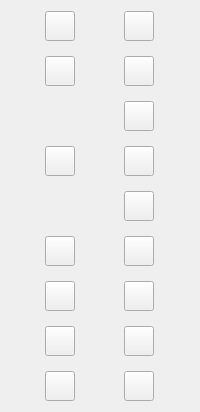
         <widget class="QWidget" name="widget" native="true">
          <property name="sizePolicy">
           <sizepolicy hsizetype="Maximum" vsizetype="Maximum">
            <horstretch>0</horstretch>
            <verstretch>0</verstretch>
           </sizepolicy>
          </property>
          <layout class="QGridLayout" name="gridLayout">
           <property name="spacing">
            <number>15</number>
           </property>
           <item row="9" column="1">
            <widget class="QPushButton" name="roundrectButton">
             <property name="minimumSize">
              <size>
               <width>30</width>
               <height>30</height>
              </size>
             </property>
             <property name="maximumSize">
              <size>
               <width>30</width>
               <height>30</height>
              </size>
             </property>
             <property name="text">
              <string/>
             </property>
             <property name="icon">
              <iconset resource="resources.qrc">
               <normaloff>:/icons/layer-shape-round.png</normaloff>:/icons/layer-shape-round.png</iconset>
             </property>
             <property name="checkable">
              <bool>true</bool>
             </property>
            </widget>
           </item>
           <item row="8" column="0">
            <widget class="QPushButton" name="lineButton">
             <property name="minimumSize">
              <size>
               <width>30</width>
               <height>30</height>
              </size>
             </property>
             <property name="maximumSize">
              <size>
               <width>30</width>
               <height>30</height>
              </size>
             </property>
             <property name="text">
              <string/>
             </property>
             <property name="icon">
              <iconset resource="resources.qrc">
               <normaloff>:/icons/layer-shape-line.png</normaloff>:/icons/layer-shape-line.png</iconset>
             </property>
             <property name="checkable">
              <bool>true</bool>
             </property>
            </widget>
           </item>
           <item row="3" column="0">
            <widget class="QPushButton" name="ellipseButton">
             <property name="minimumSize">
              <size>
               <width>30</width>
               <height>30</height>
              </size>
             </property>
             <property name="maximumSize">
              <size>
               <width>30</width>
               <height>30</height>
              </size>
             </property>
             <property name="text">
              <string/>
             </property>
             <property name="icon">
              <iconset resource="resources.qrc">
               <normaloff>:/icons/layer-shape-ellipse.png</normaloff>:/icons/layer-shape-ellipse.png</iconset>
             </property>
             <property name="checkable">
              <bool>true</bool>
             </property>
            </widget>
           </item>
           <item row="5" column="0">
            <widget class="QPushButton" name="dropperButton">
             <property name="sizePolicy">
              <sizepolicy hsizetype="Fixed" vsizetype="Fixed">
               <horstretch>0</horstretch>
               <verstretch>0</verstretch>
              </sizepolicy>
             </property>
             <property name="minimumSize">
              <size>
               <width>30</width>
               <height>30</height>
              </size>
             </property>
             <property name="maximumSize">
              <size>
               <width>30</width>
               <height>30</height>
              </size>
             </property>
             <property name="text">
              <string/>
             </property>
             <property name="icon">
              <iconset resource="resources.qrc">
               <normaloff>:/icons/pipette.png</normaloff>:/icons/pipette.png</iconset>
             </property>
             <property name="checkable">
              <bool>true</bool>
             </property>
            </widget>
           </item>
           <item row="4" column="1">
            <widget class="QPushButton" name="eraserButton">
             <property name="sizePolicy">
              <sizepolicy hsizetype="Fixed" vsizetype="Fixed">
               <horstretch>0</horstretch>
               <verstretch>0</verstretch>
              </sizepolicy>
             </property>
             <property name="minimumSize">
              <size>
               <width>30</width>
               <height>30</height>
              </size>
             </property>
             <property name="maximumSize">
              <size>
               <width>30</width>
               <height>30</height>
              </size>
             </property>
             <property name="text">
              <string/>
             </property>
             <property name="icon">
              <iconset resource="resources.qrc">
               <normaloff>:/icons/eraser.png</normaloff>:/icons/eraser.png</iconset>
             </property>
             <property name="checkable">
              <bool>true</bool>
             </property>
            </widget>
           </item>
           <item row="8" column="1">
            <widget class="QPushButton" name="polylineButton">
             <property name="minimumSize">
              <size>
               <width>30</width>
               <height>30</height>
              </size>
             </property>
             <property name="maximumSize">
              <size>
               <width>30</width>
               <height>30</height>
              </size>
             </property>
             <property name="text">
              <string/>
             </property>
             <property name="icon">
              <iconset resource="resources.qrc">
               <normaloff>:/icons/layer-shape-polyline.png</normaloff>:/icons/layer-shape-polyline.png</iconset>
             </property>
             <property name="checkable">
              <bool>true</bool>
             </property>
            </widget>
           </item>
           <item row="7" column="0">
            <widget class="QPushButton" name="stampButton">
             <property name="sizePolicy">
              <sizepolicy hsizetype="Fixed" vsizetype="Fixed">
               <horstretch>0</horstretch>
               <verstretch>0</verstretch>
              </sizepolicy>
             </property>
             <property name="minimumSize">
              <size>
               <width>30</width>
               <height>30</height>
              </size>
             </property>
             <property name="maximumSize">
              <size>
               <width>30</width>
               <height>30</height>
              </size>
             </property>
             <property name="text">
              <string/>
             </property>
             <property name="icon">
              <iconset resource="resources.qrc">
               <normaloff>:/icons/cake.png</normaloff>:/icons/cake.png</iconset>
             </property>
             <property name="checkable">
              <bool>true</bool>
             </property>
            </widget>
           </item>
           <item row="0" column="1">
            <widget class="QPushButton" name="selectrectButton">
             <property name="sizePolicy">
              <sizepolicy hsizetype="Fixed" vsizetype="Fixed">
               <horstretch>0</horstretch>
               <verstretch>0</verstretch>
              </sizepolicy>
             </property>
             <property name="minimumSize">
              <size>
               <width>30</width>
               <height>30</height>
              </size>
             </property>
             <property name="maximumSize">
              <size>
               <width>30</width>
               <height>30</height>
              </size>
             </property>
             <property name="text">
              <string/>
             </property>
             <property name="icon">
              <iconset resource="resources.qrc">
               <normaloff>:/icons/selection.png</normaloff>:/icons/selection.png</iconset>
             </property>
             <property name="checkable">
              <bool>true</bool>
             </property>
            </widget>
           </item>
           <item row="5" column="1">
            <widget class="QPushButton" name="brushButton">
             <property name="sizePolicy">
              <sizepolicy hsizetype="Fixed" vsizetype="Fixed">
               <horstretch>0</horstretch>
               <verstretch>0</verstretch>
              </sizepolicy>
             </property>
             <property name="minimumSize">
              <size>
               <width>30</width>
               <height>30</height>
              </size>
             </property>
             <property name="maximumSize">
              <size>
               <width>30</width>
               <height>30</height>
              </size>
             </property>
             <property name="text">
              <string/>
             </property>
             <property name="icon">
              <iconset resource="resources.qrc">
               <normaloff>:/icons/paint-brush.png</normaloff>:/icons/paint-brush.png</iconset>
             </property>
             <property name="checkable">
              <bool>true</bool>
             </property>
            </widget>
           </item>
           <item row="7" column="1">
            <widget class="QPushButton" name="textButton">
             <property name="sizePolicy">
              <sizepolicy hsizetype="Fixed" vsizetype="Fixed">
               <horstretch>0</horstretch>
               <verstretch>0</verstretch>
              </sizepolicy>
             </property>
             <property name="minimumSize">
              <size>
               <width>30</width>
               <height>30</height>
              </size>
             </property>
             <property name="maximumSize">
              <size>
               <width>30</width>
               <height>30</height>
              </size>
             </property>
             <property name="text">
              <string/>
             </property>
             <property name="icon">
              <iconset resource="resources.qrc">
               <normaloff>:/icons/edit.png</normaloff>:/icons/edit.png</iconset>
             </property>
             <property name="checkable">
              <bool>true</bool>
             </property>
            </widget>
           </item>
           <item row="9" column="0">
            <widget class="QPushButton" name="fillButton">
             <property name="sizePolicy">
              <sizepolicy hsizetype="Fixed" vsizetype="Fixed">
               <horstretch>0</horstretch>
               <verstretch>0</verstretch>
              </sizepolicy>
             </property>
             <property name="minimumSize">
              <size>
               <width>30</width>
               <height>30</height>
              </size>
             </property>
             <property name="maximumSize">
              <size>
               <width>30</width>
               <height>30</height>
              </size>
             </property>
             <property name="text">
              <string/>
             </property>
             <property name="icon">
              <iconset resource="resources.qrc">
               <normaloff>:/icons/paint-can.png</normaloff>:/icons/paint-can.png</iconset>
             </property>
             <property name="checkable">
              <bool>true</bool>
             </property>
            </widget>
           </item>
           <item row="0" column="0">
            <widget class="QPushButton" name="selectpolyButton">
             <property name="sizePolicy">
              <sizepolicy hsizetype="Fixed" vsizetype="Fixed">
               <horstretch>0</horstretch>
               <verstretch>0</verstretch>
              </sizepolicy>
             </property>
             <property name="minimumSize">
              <size>
               <width>30</width>
               <height>30</height>
              </size>
             </property>
             <property name="maximumSize">
              <size>
               <width>30</width>
               <height>30</height>
              </size>
             </property>
             <property name="text">
              <string/>
             </property>
             <property name="icon">
              <iconset resource="resources.qrc">
               <normaloff>:/icons/selection-poly.png</normaloff>:/icons/selection-poly.png</iconset>
             </property>
             <property name="checkable">
              <bool>true</bool>
             </property>
            </widget>
           </item>
           <item row="3" column="1">
            <widget class="QPushButton" name="penButton">
             <property name="sizePolicy">
              <sizepolicy hsizetype="Fixed" vsizetype="Fixed">
               <horstretch>0</horstretch>
               <verstretch>0</verstretch>
              </sizepolicy>
             </property>
             <property name="minimumSize">
              <size>
               <width>30</width>
               <height>30</height>
              </size>
             </property>
             <property name="maximumSize">
              <size>
               <width>30</width>
               <height>30</height>
              </size>
             </property>
             <property name="text">
              <string/>
             </property>
             <property name="icon">
              <iconset resource="resources.qrc">
               <normaloff>:/icons/pencil.png</normaloff>:/icons/pencil.png</iconset>
             </property>
             <property name="checkable">
              <bool>true</bool>
             </property>
            </widget>
           </item>
           <item row="6" column="1">
            <widget class="QPushButton" name="sprayButton">
             <property name="sizePolicy">
              <sizepolicy hsizetype="Minimum" vsizetype="Fixed">
               <horstretch>0</horstretch>
               <verstretch>0</verstretch>
              </sizepolicy>
             </property>
             <property name="minimumSize">
              <size>
               <width>30</width>
               <height>30</height>
              </size>
             </property>
             <property name="maximumSize">
              <size>
               <width>30</width>
               <height>30</height>
              </size>
             </property>
             <property name="text">
              <string/>
             </property>
             <property name="icon">
              <iconset resource="resources.qrc">
               <normaloff>:/icons/spray.png</normaloff>:/icons/spray.png</iconset>
             </property>
             <property name="checkable">
              <bool>true</bool>
             </property>
             <property name="flat">
              <bool>false</bool>
             </property>
            </widget>
           </item>
           <item row="10" column="0">
            <widget class="QPushButton" name="rectButton">
             <property name="minimumSize">
              <size>
               <width>30</width>
               <height>30</height>
              </size>
             </property>
             <property name="maximumSize">
              <size>
               <width>30</width>
               <height>30</height>
              </size>
             </property>
             <property name="text">
              <string/>
             </property>
             <property name="icon">
              <iconset resource="resources.qrc">
               <normaloff>:/icons/layer-shape.png</normaloff>:/icons/layer-shape.png</iconset>
             </property>
             <property name="checkable">
              <bool>true</bool>
             </property>
            </widget>
           </item>
           <item row="10" column="1">
            <widget class="QPushButton" name="polygonButton">
             <property name="minimumSize">
              <size>
               <width>30</width>
               <height>30</height>
              </size>
             </property>
             <property name="maximumSize">
              <size>
               <width>30</width>
               <height>30</height>
              </size>
             </property>
             <property name="text">
              <string/>
             </property>
             <property name="icon">
              <iconset resource="resources.qrc">
               <normaloff>:/icons/layer-shape-polygon.png</normaloff>:/icons/layer-shape-polygon.png</iconset>
             </property>
             <property name="checkable">
              <bool>true</bool>
             </property>
            </widget>
           </item>
          </layout>
         </widget>
